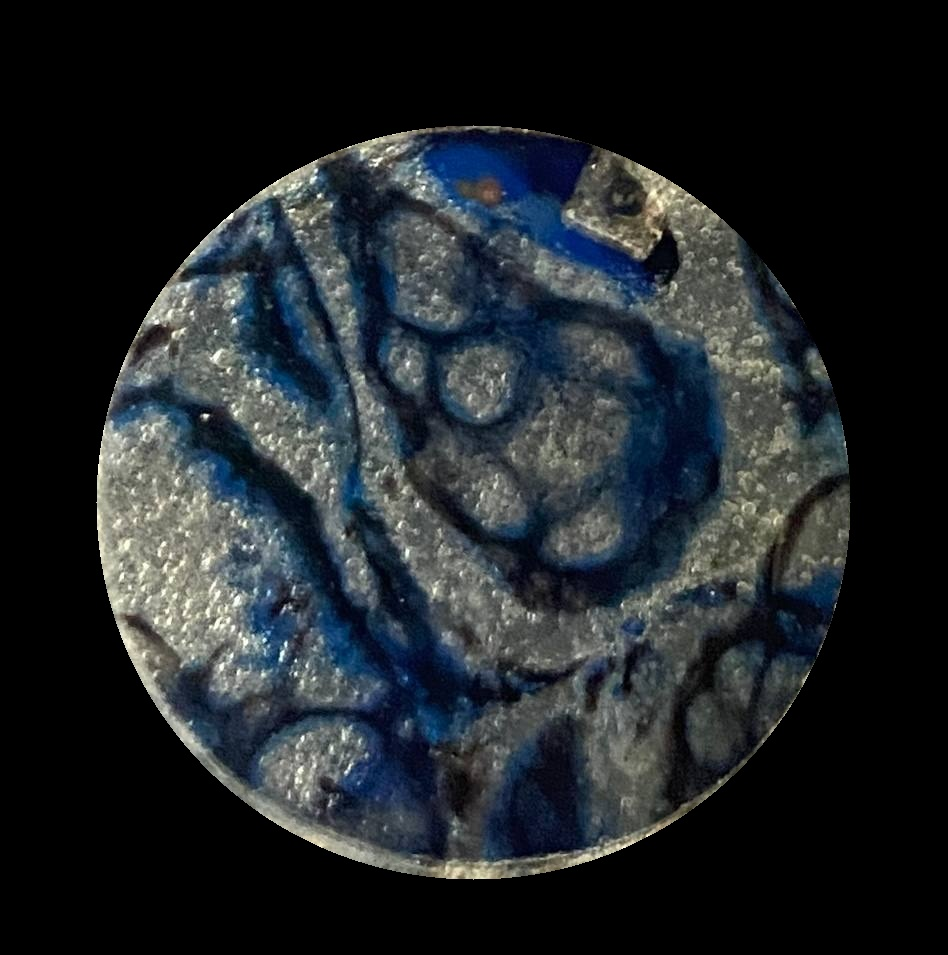
#> input picture 11_masked_image.jpg, 948 x 955 px
$ python part2.py
#> lines starting #> are read from the running program, lines starting #| are printed output that depends on the picture; after the words box and inside, x2 and y2 are one past the last pixel; in counts of white or black regions, pixels touching at a corner belong together
import cv2
import numpy as np


def nothing(*arg):
    pass


cv2.namedWindow("result")  # создаем главное окно
cv2.namedWindow("settings")  # создаем окно настроек

cap = cv2.imread('11_masked_image.jpg')
#> cap is the input picture: shape (955, 948, 3); mean B, G, R 40.2, 36.8, 32
blurred = cv2.medianBlur(cap, 15)
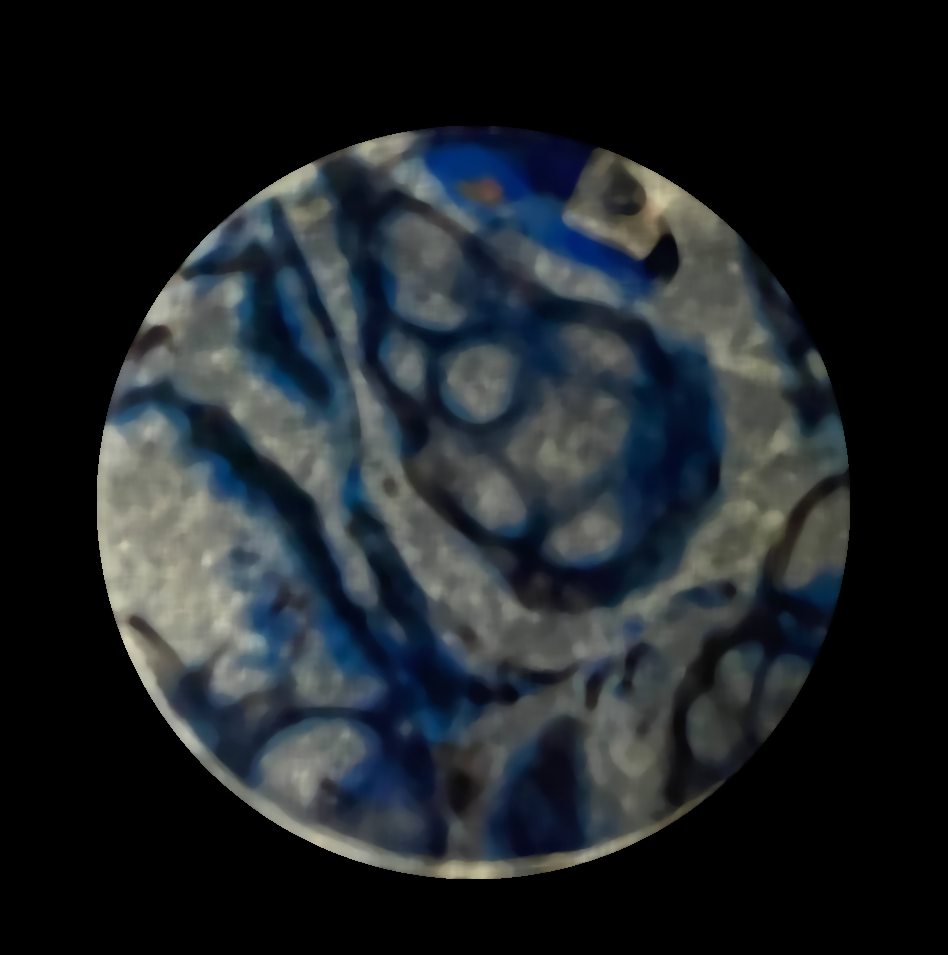
#> blurred: shape (955, 948, 3); mean B, G, R 38.9, 35.3, 30.5
cap = blurred
# создаем 6 бегунков для настройки начального и конечного цвета фильтра
# createTrackbar ('Имя', 'Имя окна', 'начальное значение','максимальное значение','вызов функции при изменение бегунка'
cv2.createTrackbar('hue_1', 'settings', 0, 255, nothing)
#> slider 'hue_1' is set to 85
cv2.createTrackbar('satur_1', 'settings', 0, 255, nothing)
#> slider 'satur_1' is set to 85
cv2.createTrackbar('value_1', 'settings', 0, 255, nothing)
#> slider 'value_1' is set to 85
cv2.createTrackbar('hue_2', 'settings', 255, 255, nothing)
cv2.createTrackbar('satur_2', 'settings', 255, 255, nothing)
cv2.createTrackbar('value_2', 'settings', 255, 255, nothing)

while True:
    img = cap
    hsv = cv2.cvtColor(img, cv2.COLOR_BGR2HSV)# HSV формат изображения
#> hsv: shape (955, 948, 3); mean H, S, V 42.3, 43.9, 40.4

    # считываем значения бегунков
    h1 = cv2.getTrackbarPos('hue_1', 'settings')
    s1 = cv2.getTrackbarPos('satur_1', 'settings')
    v1 = cv2.getTrackbarPos('value_1', 'settings')
    h2 = cv2.getTrackbarPos('hue_2', 'settings')
    s2 = cv2.getTrackbarPos('satur_2', 'settings')
    v2 = cv2.getTrackbarPos('value_2', 'settings')

    # формируем начальный и конечный цвет фильтра
    h_min = np.array((h1, s1, v1), np.uint8)
    h_max = np.array((h2, s2, v2), np.uint8)

    # накладываем фильтр на кадр в модели HSV
    thresh = cv2.inRange(hsv, h_min, h_max)
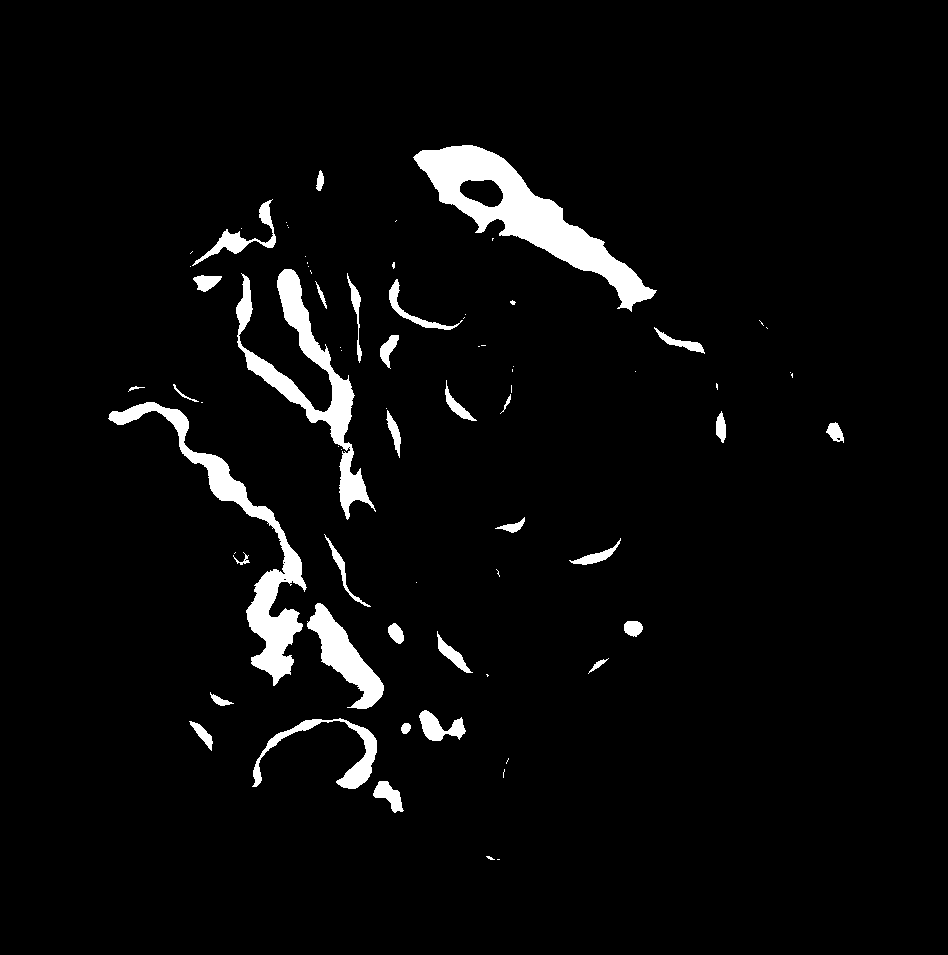
#> thresh: shape (955, 948); 4.1% white; 74 white regions (41 under 20 px), largest, box (x1, y1, x2, y2) and area: (413, 145, 657, 312) 10543, (108, 402, 307, 686) 7150, (236, 269, 376, 520) 6576

    cv2.imshow('result', thresh)

    ch = cv2.waitKey(5)
#> (key Esc is pressed here)
    if ch == 27:
        break

#> (the run stopped early here; a loop or call above may not have finished)

$ run again, with 12_masked_image.jpg copied over 11_masked_image.jpg
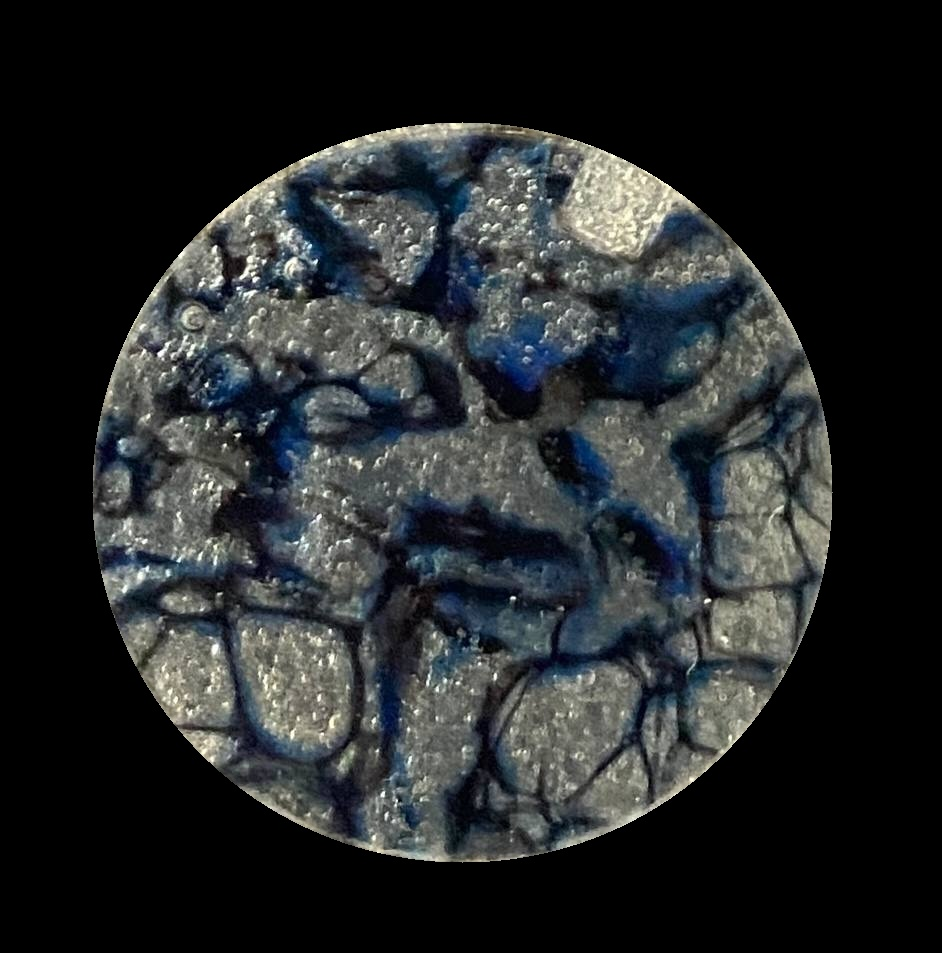
#> input picture 12_masked_image.jpg, 942 x 953 px
#> cap is the input picture: shape (953, 942, 3); mean B, G, R 40.7, 39.6, 36.8
#> `blurred = cv2.medianBlur(cap, 15)`:
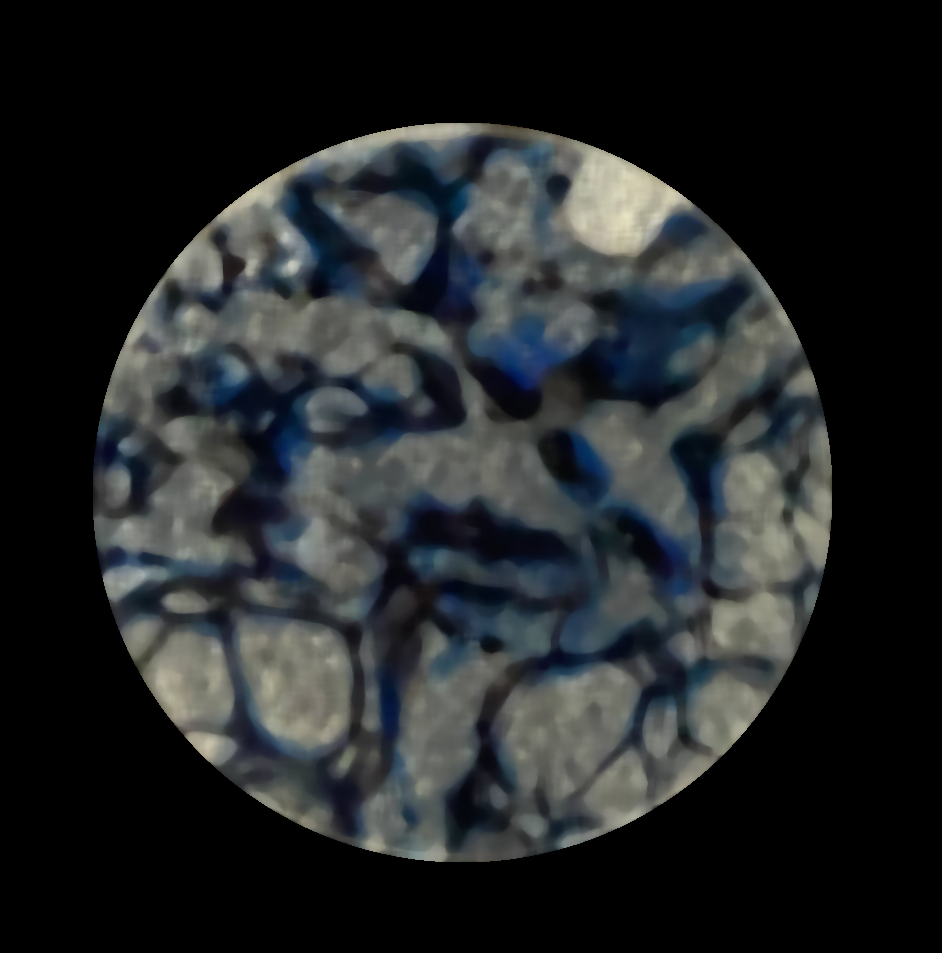
#> blurred: shape (953, 942, 3); mean B, G, R 39, 37.9, 35
#> hsv: shape (953, 942, 3); mean H, S, V 37.9, 29.1, 40.7
#> `thresh = cv2.inRange(hsv, h_min, h_max)`:
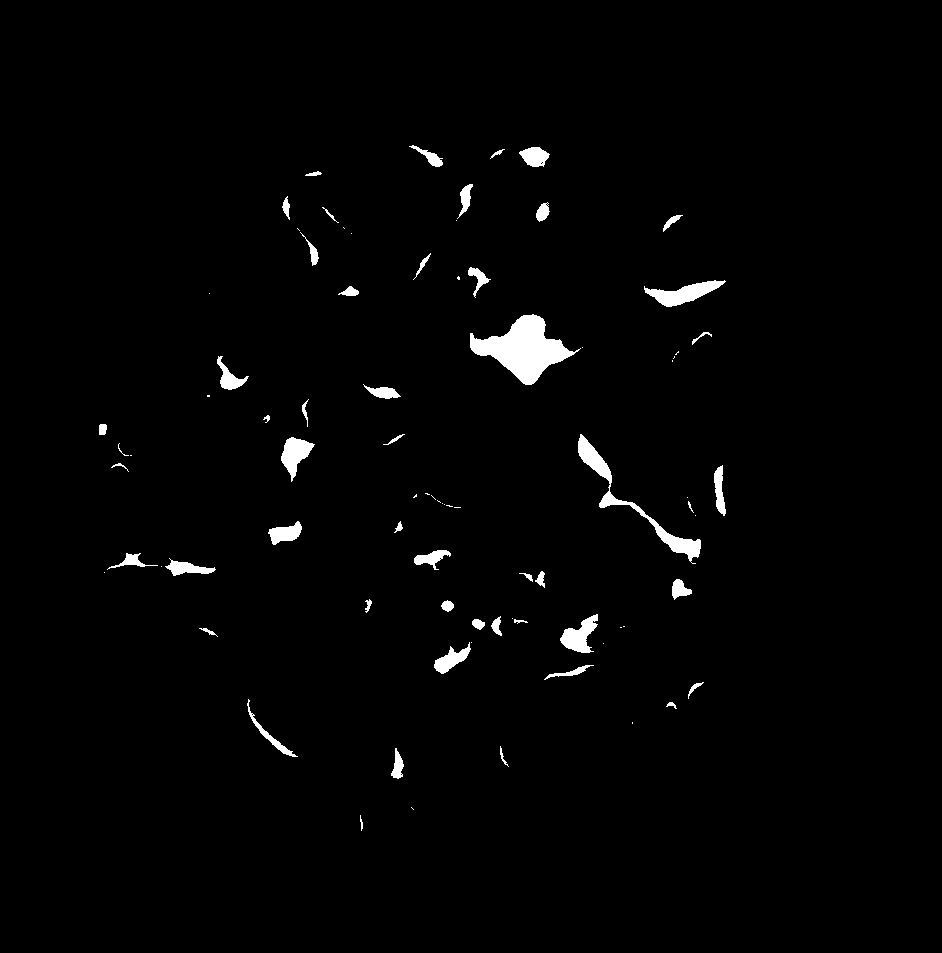
#> thresh: shape (953, 942); 1.7% white; 82 white regions (31 under 20 px), largest, box (x1, y1, x2, y2) and area: (470, 314, 581, 385) 3563, (578, 434, 701, 564) 1763, (644, 280, 726, 307) 984
